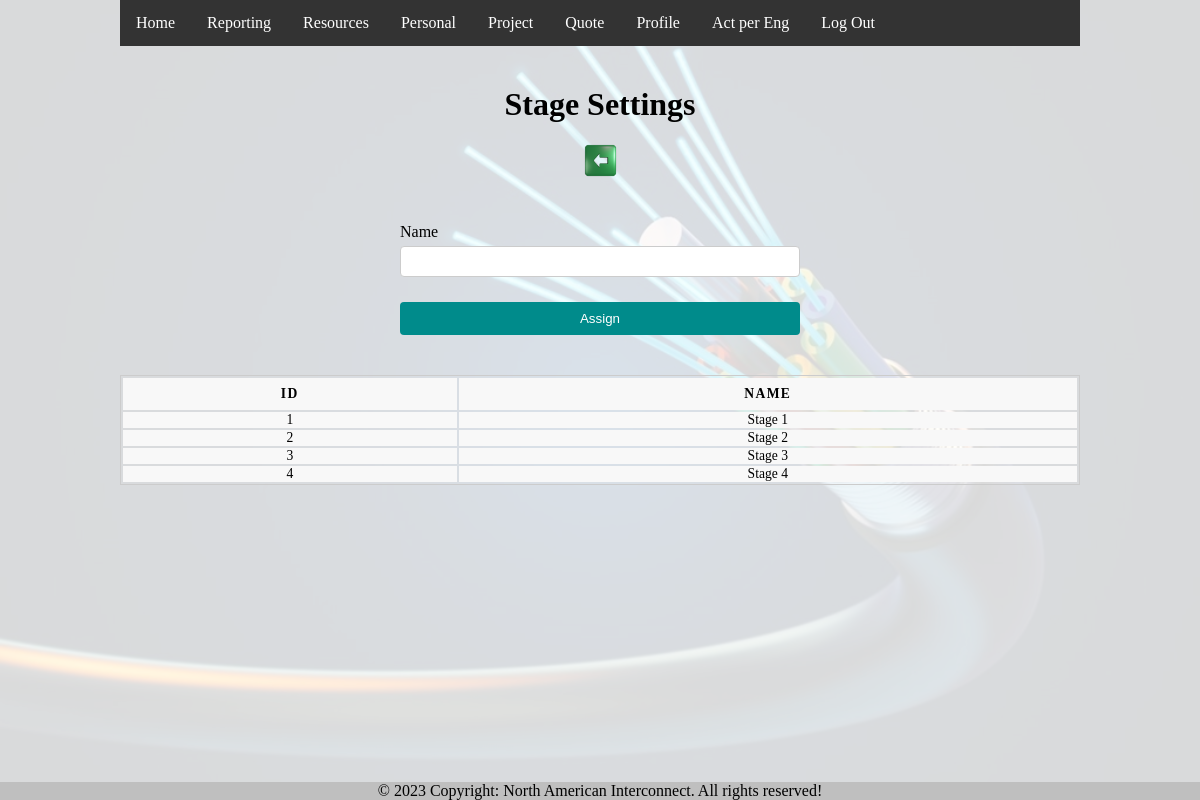
Page /etapa.php (signed in) on the committed database.
### tables this page shows
CREATE TABLE `etapa` (
  `idEtapa` int(11) NOT NULL,
  `nombre` varchar(50) NOT NULL,
  `descripcion` text DEFAULT NULL,
  `fechaCrea` datetime NOT NULL DEFAULT current_timestamp()
);

### etapa.php (the view, shortened to what this page needs)
<?php
  include "inc/conexion.php";
  include "inc/header.php";
?>
<!DOCTYPE html>
  <div class="flex-container">
    <h1>Stage Settings</h1>
    <a href='actividad.php'>
        <div class='icon-container' style="margin: 20px 0px;">
            <div class='back-icon-green'></div>
        </div>
    </a>
    <form id="form_etapa" action="etapa_registro.php" method="post">
        <div class="input-field">
            <label for="nombre">Name</label>
            <input name="nombre" type="text" id="nombre" required>
        </div>
        <input type="submit" value="Assign">
    </form>
  </div>
  <div class="flex-container">
    <table>
      <thead>
        <tr>
          <th>ID</th>
          <th>Name</th>
        </tr>
      </thead>
  <?php
      $stmt = $dbh->prepare("SELECT idEtapa, nombre FROM etapa");
      $stmt->execute();
      while ($resultado = $stmt->fetch()) {
          echo "<tr>";
          echo "<td>". $resultado->idEtapa . "</td>";
          echo "<td>". $resultado->nombre . "</td>";
          echo "</tr>";
      }
  ?>
    </table>
  </div>

### css/style1.css (style rules this page uses)
* { margin: 0; padding: 0; }
html { height: 100%; }
body { background-image: url("/images/fiberBG.jpg"); background-color: rgba(255,255,255,0.85); background-blend-mode: lighten; background-position: center; background-size: cover; display: flex; flex-direction: column; height: 100%; margin: 0; margin-left: 10%; margin-right: 10%; height: auto; padding-bottom: 200px; }
.flex-container { margin-top: 40px; display: flex; flex-wrap: wrap; flex-direction: column; align-items: center; }
.icon-container { width: auto; display: flex; justify-content: center; }
.icon-container div { height: 35px; width: 35px; }
a { text-decoration: none; }
form { margin-top: 20px; width: 25em; }
.input-field { margin-top: 5px; text-align: left; }
input[type=text], input[type=email], input[type=password], input[type=number], input[type=date], select { width: 100%; padding: 7px 12px; margin-top: 5px; margin-bottom: 5px; display: inline-block; border: 1px solid #ccc; border-radius: 4px; box-sizing: border-box; }
input[type=submit], input[type=button] { width: 100%; align-content: center; background-color: DarkCyan; color: white; padding: 9px 20px; margin-top: 20px; border: none; border-radius: 4px; cursor: pointer; }
table { border: 1px solid #ccc; margin: 0; padding: 0; width: 100%; }
table tr { background-color: #f8f8f8; border: 1px solid #ddd; }
table th, table td { font-size: .85em; text-align: center; }
table th { padding: .600em; font-size: .85em; letter-spacing: .1em; text-transform: uppercase; }
footer { position: fixed; left: 0; bottom: 0; width: 100%; background-color: #efefef; text-align: center; }
.back-icon-green { background-image: url('/images/icons/back-icon-green.png'); background-size: cover; }

### rows in the picture
etapa: idEtapa "1", nombre "Stage 1"
etapa: idEtapa "2", nombre "Stage 2"
etapa: idEtapa "3", nombre "Stage 3"
etapa: idEtapa "4", nombre "Stage 4"
